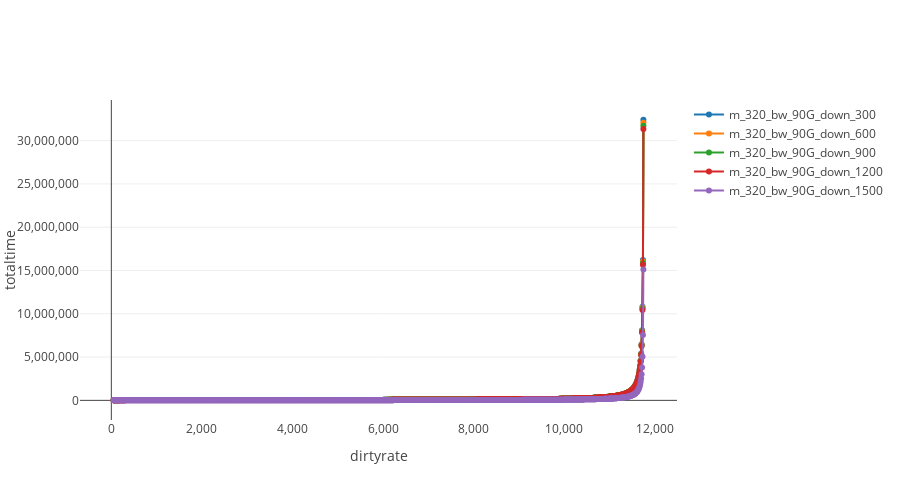

Write notebook code for a chart like this one.
### Code cell
fig = get_figure("dirtyrate", "totaltime")

total_mem = 320 * 1024
total_time_arr = get_total_time(dirty_rate_arr, total_mem, bw, 300)
trace = get_trace(dirty_rate_arr, total_time_arr, "m_320_bw_90G_down_300")
add_trace_to_figure(trace, fig)

total_mem = 320 * 1024
total_time_arr = get_total_time(dirty_rate_arr, total_mem, bw, 600)
trace = get_trace(dirty_rate_arr, total_time_arr, "m_320_bw_90G_down_600")
add_trace_to_figure(trace, fig)
total_mem = 320 * 1024
total_time_arr = get_total_time(dirty_rate_arr, total_mem, bw, 900)
trace = get_trace(dirty_rate_arr, total_time_arr, "m_320_bw_90G_down_900")
add_trace_to_figure(trace, fig)

total_mem = 320 * 1024
total_time_arr = get_total_time(dirty_rate_arr, total_mem, bw, 1200)
trace = get_trace(dirty_rate_arr, total_time_arr, "m_320_bw_90G_down_1200")
add_trace_to_figure(trace, fig)

total_mem = 320 * 1024
total_time_arr = get_total_time(dirty_rate_arr, total_mem, bw, 15000)
print(bw * 15000 /1000)

trace = get_trace(dirty_rate_arr, total_time_arr, "m_320_bw_90G_down_1500")
add_trace_to_figure(trace, fig)
show_fig(fig)

### Figure 1 — Plotly figure (JSON) as saved in the notebook; plotly's stock layout.template omitted (floating-point values rounded to 4 significant figures; data arrays with more than 128 entries replaced by an {"elided": "..."} marker saying what was removed)
{"data": [{"mode": "markers+lines", "name": "m_320_bw_90G_down_300", "type": "scatter", "x": {"elided": "1171 int values"}, "y": {"elided": "1171 int values"}}, {"mode": "markers+lines", "name": "m_320_bw_90G_down_600", "type": "scatter", "x": {"elided": "1171 int values"}, "y": {"elided": "1171 int values"}}, {"mode": "markers+lines", "name": "m_320_bw_90G_down_900", "type": "scatter", "x": {"elided": "1171 int values"}, "y": {"elided": "1171 int values"}}, {"mode": "markers+lines", "name": "m_320_bw_90G_down_1200", "type": "scatter", "x": {"elided": "1171 int values"}, "y": {"elided": "1171 int values"}}, {"mode": "markers+lines", "name": "m_320_bw_90G_down_1500", "type": "scatter", "x": {"elided": "1171 int values"}, "y": {"elided": "1171 int values"}}], "layout": {"height": 500, "xaxis": {"tickformat": ",", "title": {"text": "dirtyrate"}}, "yaxis": {"tickformat": ",", "title": {"text": "totaltime"}}}}
